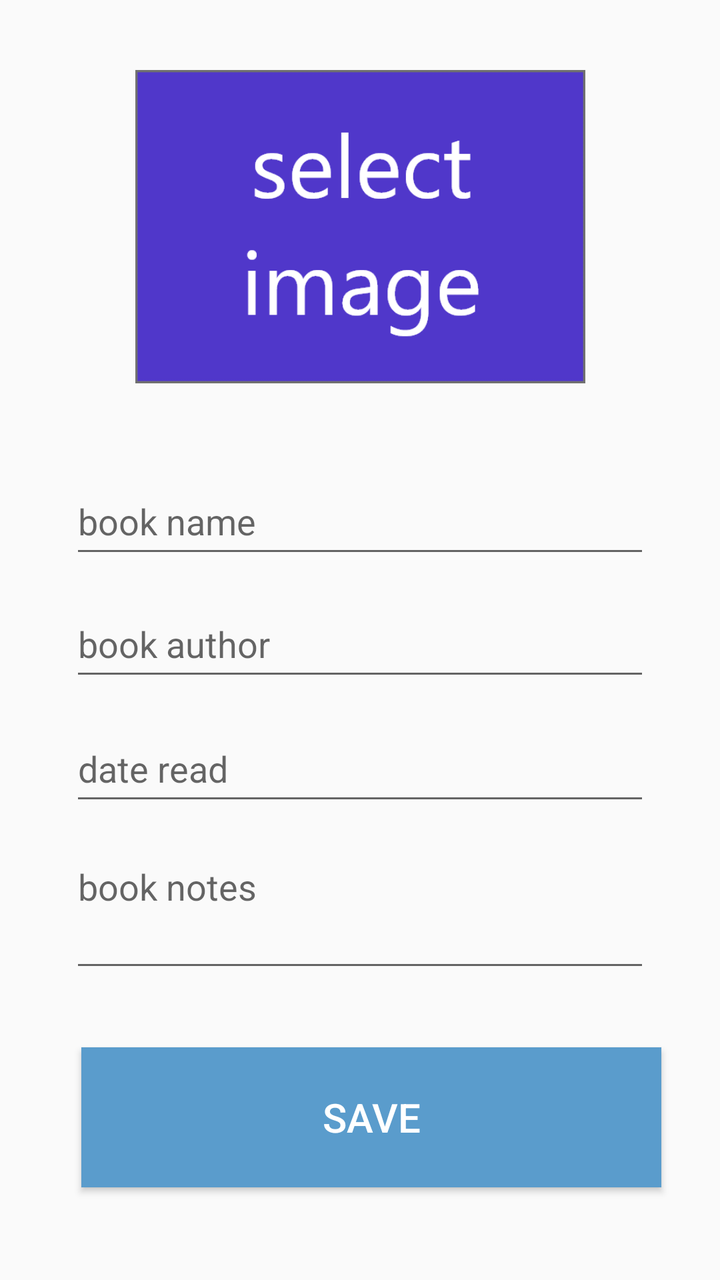
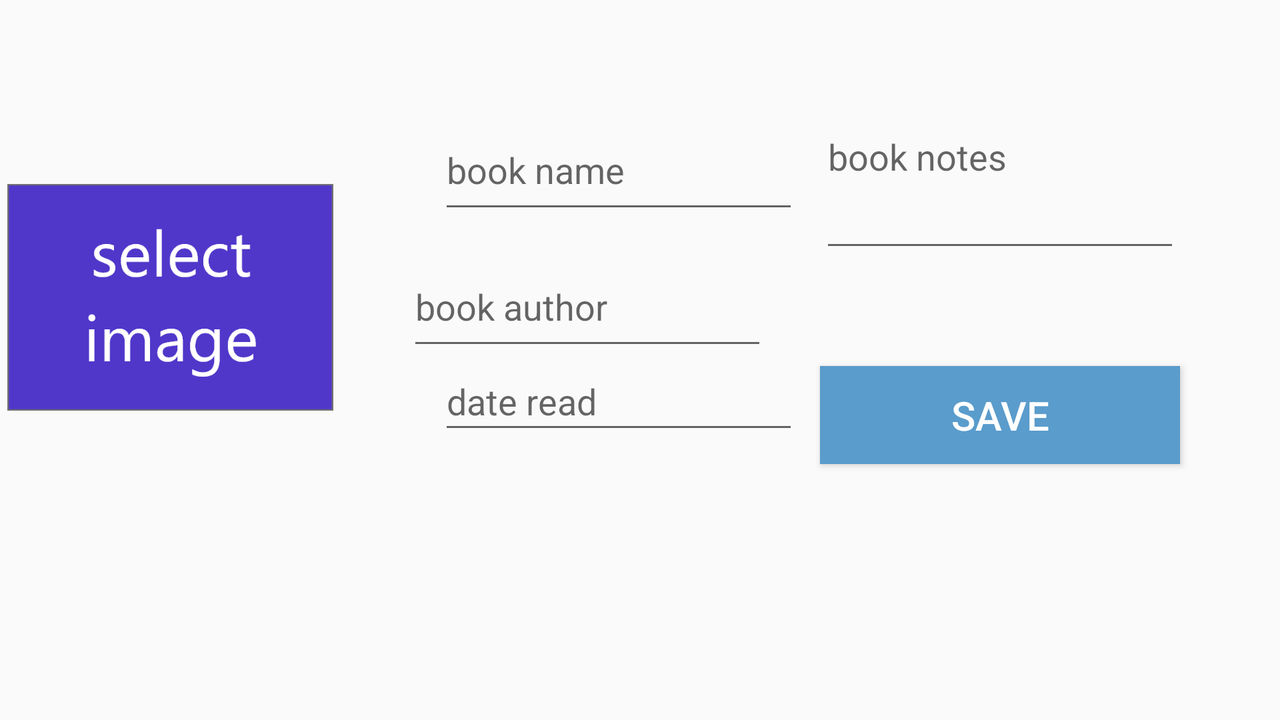

An Android layout and its configuration variant, each rendered on a device that would load it. The default file and the variant file are quoted in full after the pictures.
<!-- AndroidManifest.xml: application theme AppTheme -->
<!-- res/layout/activity_main2.xml -->
<?xml version="1.0" encoding="utf-8"?>
<androidx.constraintlayout.widget.ConstraintLayout xmlns:android="http://schemas.android.com/apk/res/android"
    xmlns:app="http://schemas.android.com/apk/res-auto"
    xmlns:tools="http://schemas.android.com/tools"
    android:layout_width="match_parent"
    android:layout_height="match_parent"
    tools:context=".Main2Activity">

    <ImageView
        android:id="@+id/imageView"
        android:layout_width="225dp"
        android:layout_height="190dp"
        android:layout_marginStart="16dp"
        android:layout_marginTop="16dp"
        android:layout_marginEnd="16dp"
        android:layout_marginBottom="23dp"
        android:onClick="selectImage"
        app:layout_constraintBottom_toTopOf="@+id/bookNameText"
        app:layout_constraintEnd_toEndOf="parent"
        app:layout_constraintStart_toStartOf="parent"
        app:layout_constraintTop_toTopOf="parent"
        app:srcCompat="@drawable/selectimage" />

    <EditText
        android:id="@+id/bookNameText"
        android:layout_width="290dp"
        android:layout_height="50dp"
        android:layout_marginStart="64dp"
        android:layout_marginEnd="64dp"
        android:layout_marginBottom="9dp"
        android:ems="10"
        android:hint="book name"
        android:inputType="textPersonName"
        app:layout_constraintBottom_toTopOf="@+id/bookAuthorText"
        app:layout_constraintEnd_toEndOf="parent"
        app:layout_constraintStart_toStartOf="parent"
        app:layout_constraintTop_toBottomOf="@+id/imageView" />

    <EditText
        android:id="@+id/bookAuthorText"
        android:layout_width="290dp"
        android:layout_height="50dp"
        android:layout_marginStart="64dp"
        android:layout_marginEnd="64dp"
        android:layout_marginBottom="10dp"
        android:ems="10"
        android:hint="book author"
        android:inputType="textPersonName"
        app:layout_constraintBottom_toTopOf="@+id/readDateText"
        app:layout_constraintEnd_toEndOf="parent"
        app:layout_constraintStart_toStartOf="parent"
        app:layout_constraintTop_toBottomOf="@+id/bookNameText" />

    <EditText
        android:id="@+id/readDateText"
        android:layout_width="290dp"
        android:layout_height="50dp"
        android:layout_marginStart="64dp"
        android:layout_marginEnd="64dp"
        android:layout_marginBottom="11dp"
        android:ems="10"
        android:hint="date read"
        android:inputType="textPersonName"
        app:layout_constraintBottom_toTopOf="@+id/textView"
        app:layout_constraintEnd_toEndOf="parent"
        app:layout_constraintStart_toStartOf="parent"
        app:layout_constraintTop_toBottomOf="@+id/bookAuthorText" />

    <Button
        android:id="@+id/button2"
        android:layout_width="290dp"
        android:layout_height="70dp"
        android:layout_marginStart="63dp"
        android:layout_marginEnd="63dp"
        android:layout_marginBottom="44dp"
        android:background="#5a9ccc"
        android:onClick="save"
        android:text="save"
        android:textColor="#FFFFFF"
        android:textSize="20dp"
        app:layout_constraintBottom_toBottomOf="parent"
        app:layout_constraintEnd_toEndOf="parent"
        app:layout_constraintHorizontal_bias="0.4"
        app:layout_constraintStart_toStartOf="parent"
        app:layout_constraintTop_toBottomOf="@+id/textView" />

    <EditText
        android:id="@+id/textView"
        android:layout_width="290dp"
        android:layout_height="70dp"
        android:layout_marginStart="64dp"
        android:layout_marginEnd="64dp"
        android:layout_marginBottom="30dp"
        android:ems="10"
        android:gravity="start|top"
        android:hint="book notes"
        android:inputType="textMultiLine"
        app:layout_constraintBottom_toTopOf="@+id/button2"
        app:layout_constraintEnd_toEndOf="parent"
        app:layout_constraintStart_toStartOf="parent"
        app:layout_constraintTop_toBottomOf="@+id/readDateText" />
</androidx.constraintlayout.widget.ConstraintLayout>
<!-- resources referenced by this layout -->
<resources>
  <!-- drawable selectimage: png bitmap (drawable-hdpi, 6580 bytes) -->
  <style name="AppTheme" parent="Theme.AppCompat.Light">
          
          <item name="colorPrimary">@color/colorPrimary</item>
          <item name="colorPrimaryDark">@color/colorPrimaryDark</item>
          <item name="colorAccent">@color/colorAccent</item>
      </style>
  <color name="colorPrimary">#438ec5</color>
  <color name="colorPrimaryDark">#438ec5</color>
  <color name="colorAccent">#ffa400</color>
</resources>
<!-- res/layout-land/activity_main2.xml (the repository's variant of the layout above) -->
<!-- drawn on the phone turned sideways -->
<?xml version="1.0" encoding="utf-8"?>
<androidx.constraintlayout.widget.ConstraintLayout xmlns:android="http://schemas.android.com/apk/res/android"
    xmlns:app="http://schemas.android.com/apk/res-auto"
    xmlns:tools="http://schemas.android.com/tools"
    android:layout_width="match_parent"
    android:layout_height="match_parent"
    tools:context=".Main2Activity">


    <ImageView
        android:id="@+id/imageView"
        android:layout_width="163dp"
        android:layout_height="154dp"
        android:layout_marginStart="16dp"
        android:layout_marginEnd="37dp"
        android:onClick="selectImage"
        app:layout_constraintBottom_toBottomOf="parent"
        app:layout_constraintEnd_toStartOf="@+id/bookAuthorText"
        app:layout_constraintStart_toStartOf="parent"
        app:layout_constraintTop_toTopOf="parent"
        app:layout_constraintVertical_bias="0.348"
        app:srcCompat="@drawable/selectimage" />

    <EditText
        android:id="@+id/textView"
        android:layout_width="180dp"
        android:layout_height="75dp"
        android:layout_marginTop="56dp"
        android:layout_marginEnd="50dp"
        android:ems="10"
        android:gravity="start|top"
        android:hint="book notes"
        android:inputType="textMultiLine"
        app:layout_constraintEnd_toEndOf="parent"
        app:layout_constraintTop_toTopOf="parent" />

    <Button
        android:id="@+id/button2"
        android:layout_width="180dp"
        android:layout_height="49dp"
        android:layout_marginBottom="128dp"
        android:background="#5a9ccc"
        android:onClick="save"
        android:text="save"
        android:textColor="#FFFFFF"
        android:textSize="20dp"
        app:layout_constraintBottom_toBottomOf="parent"
        app:layout_constraintEnd_toEndOf="@+id/textView"
        app:layout_constraintHorizontal_bias="1.0"
        app:layout_constraintStart_toStartOf="@+id/textView" />

    <EditText
        android:id="@+id/readDateText"
        android:layout_width="180dp"
        android:layout_height="46dp"
        android:layout_marginTop="176dp"
        android:layout_marginEnd="29dp"
        android:ems="10"
        android:hint="date read"
        android:inputType="textPersonName"
        app:layout_constraintEnd_toEndOf="@+id/bookNameText"
        app:layout_constraintHorizontal_bias="0.0"
        app:layout_constraintStart_toStartOf="@+id/bookNameText"
        app:layout_constraintTop_toTopOf="parent" />

    <EditText
        android:id="@+id/bookNameText"
        android:layout_width="180dp"
        android:layout_height="0dp"
        android:layout_marginStart="224dp"
        android:layout_marginTop="55dp"
        android:layout_marginEnd="29dp"
        android:layout_marginBottom="12dp"
        android:ems="10"
        android:hint="book name"
        android:inputType="textPersonName"
        app:layout_constraintBottom_toTopOf="@+id/bookAuthorText"
        app:layout_constraintEnd_toStartOf="@+id/textView"
        app:layout_constraintHorizontal_bias="0.21"
        app:layout_constraintStart_toStartOf="parent"
        app:layout_constraintTop_toTopOf="parent" />

    <EditText
        android:id="@+id/bookAuthorText"
        android:layout_width="180dp"
        android:layout_height="0dp"
        android:layout_marginEnd="269dp"
        android:layout_marginBottom="180dp"
        android:ems="10"
        android:hint="book author"
        android:inputType="textPersonName"
        app:layout_constraintBottom_toBottomOf="parent"
        app:layout_constraintEnd_toEndOf="parent"
        app:layout_constraintStart_toEndOf="@+id/imageView"
        app:layout_constraintTop_toBottomOf="@+id/bookNameText" />


</androidx.constraintlayout.widget.ConstraintLayout>
